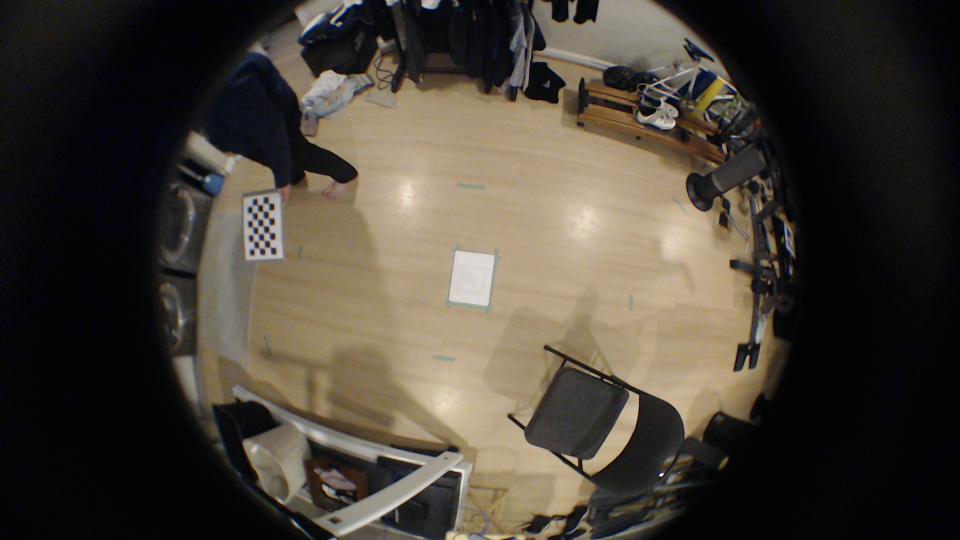
#> input picture CameraCalibration/chessPic107.png, 1920 x 1080 px (shown at 1/2 size); its folder holds 4 pictures in this run
$ python calibrate.py
#> lines starting #> are read from the running program, lines starting #| are printed output that depends on the picture; after the words box and inside, x2 and y2 are one past the last pixel; in counts of white or black regions, pixels touching at a corner belong together
import numpy as np
import cv2
import glob
from tqdm import tqdm
# termination criteria
criteria = (cv2.TERM_CRITERIA_EPS + cv2.TERM_CRITERIA_MAX_ITER, 30, 0.001)
# prepare object points, like (0,0,0), (1,0,0), (2,0,0) ....,(6,5,0)
objp = np.zeros((7*4, 3), np.float32)
objp[:, :2] = np.mgrid[0:7, 0:4].T.reshape(-1, 2)
# Arrays to store object points and image points from all the images.
objpoints = []  # 3d point in real world space
imgpoints = []  # 2d points in image plane.
images = glob.glob("*.png")
goodImages = 0
for fname in tqdm(images):
    img = cv2.imread(fname)
#> img is the input picture: shape (1080, 1920, 3); mean B, G, R 55.5, 65, 71.7
    if img is None:
        print("Check file path")
    gray = cv2.cvtColor(img, cv2.COLOR_BGR2GRAY)
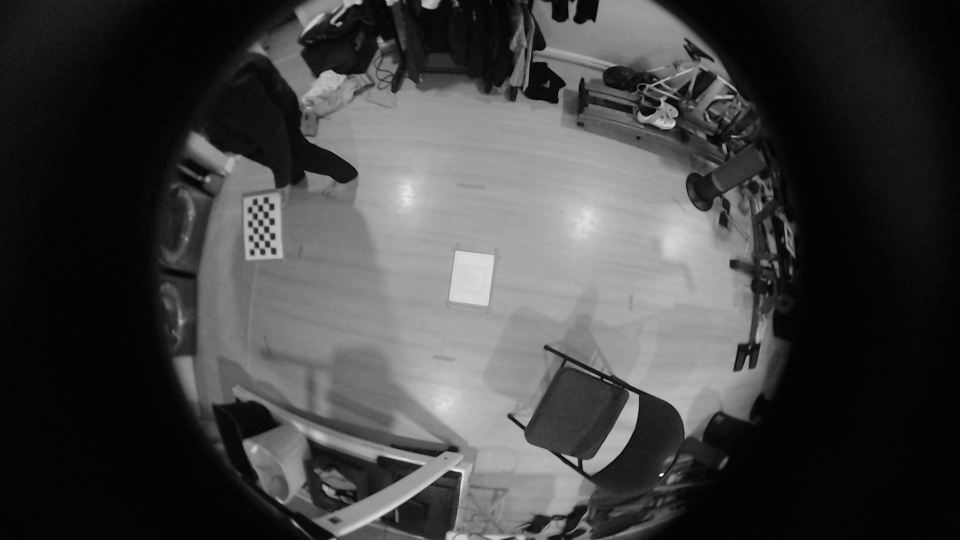
#> gray: shape (1080, 1920) (shown at 1/2 size); min 0, max 253, mean 65.9
    # Find the chess board corners
    ret, corners = cv2.findChessboardCorners(gray, (7, 4), None)
#> ret = False; corners = None
    # If found, add object points, image points (after refining them)
    if ret == True:
        goodImages += 1
        objpoints.append(objp)
        corners2 = cv2.cornerSubPix(gray, corners, (11, 11), (-1, -1), criteria)
        imgpoints.append(corners)
        # Draw and display the corners
        cv2.drawChessboardCorners(img, (7, 4), corners2, ret)
#> pass 2 of the loop `for fname in tqdm(images):`:
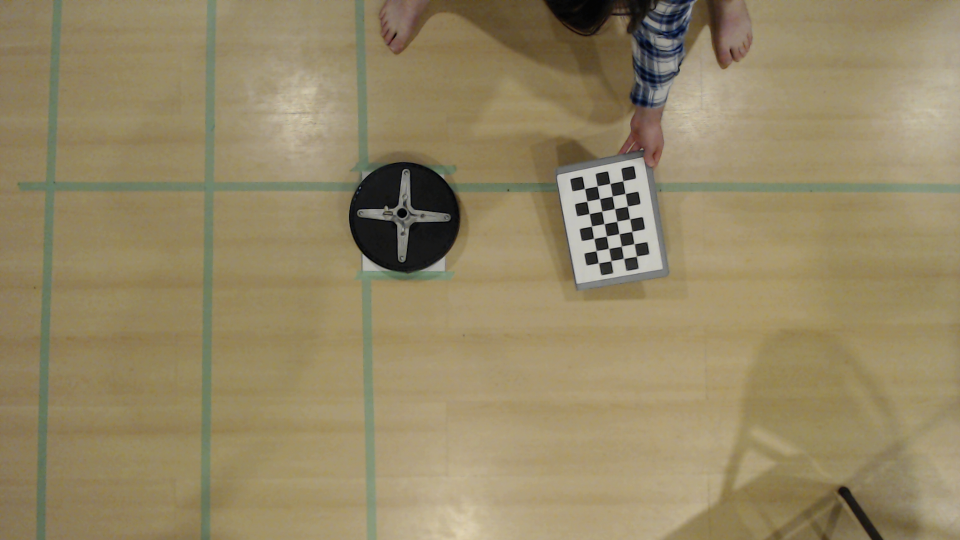
#> input picture CameraCalibration/chessPic114.png, 1920 x 1080 px (shown at 1/2 size)
#> img is the input picture: shape (1080, 1920, 3); mean B, G, R 101.1, 134.8, 148.3
#> `gray = cv2.cvtColor(img, cv2.COLOR_BGR2GRAY)`:
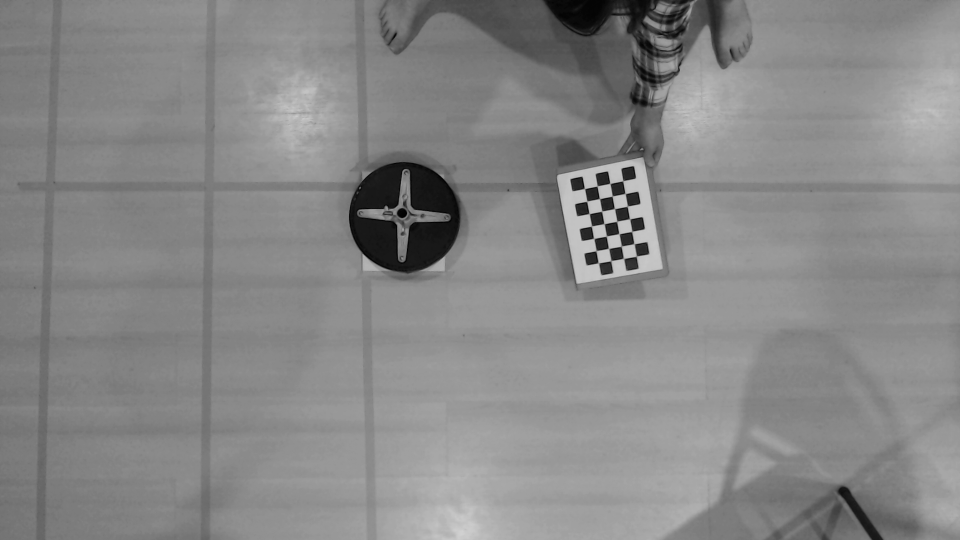
#> gray: shape (1080, 1920) (shown at 1/2 size); min 0, max 209, mean 135
#> ret = True; corners = 28 rows, first 8: [1246, 362.2], [1250.3, 387], [1254.3, 413.6], [1260.4, 438.7], [1263.4, 464.2], [1267.1, 487.5], [1273, 512.9], [1219.7, 367]
#> corners2 = 28 rows, first 8: [1246.1, 362.1], [1250.6, 387.6], [1255, 412.9], [1259.6, 438.2], [1263.9, 463.3], [1268.5, 488], [1273.1, 512.8], [1220.3, 367.4]
#> `cv2.drawChessboardCorners(img, (7, 4), corners2, ret)`:
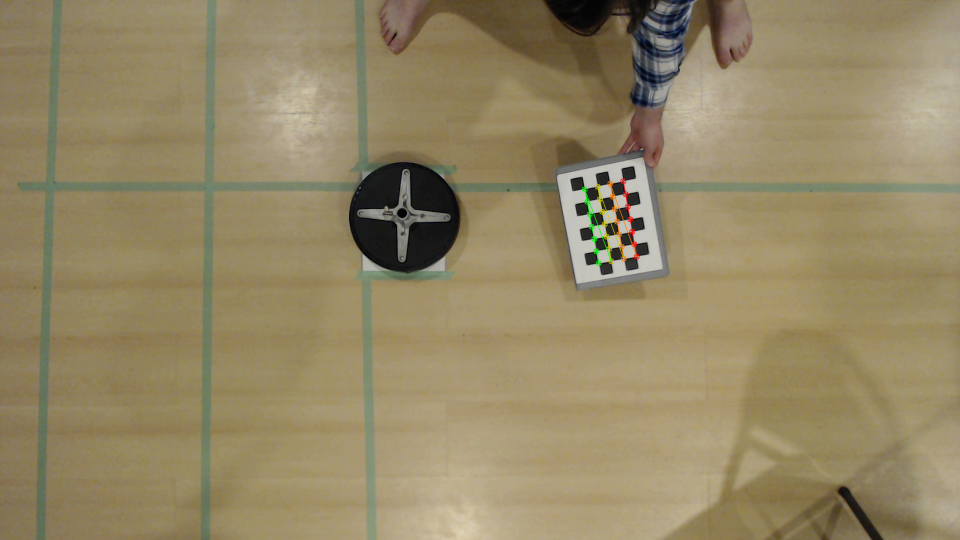
#> img: shape (1080, 1920, 3) (shown at 1/2 size); 0.25% of pixels changed, all inside (x1, y1, x2, y2) = (1163, 356, 1280, 533)
#> pass 3 of the loop `for fname in tqdm(images):`:
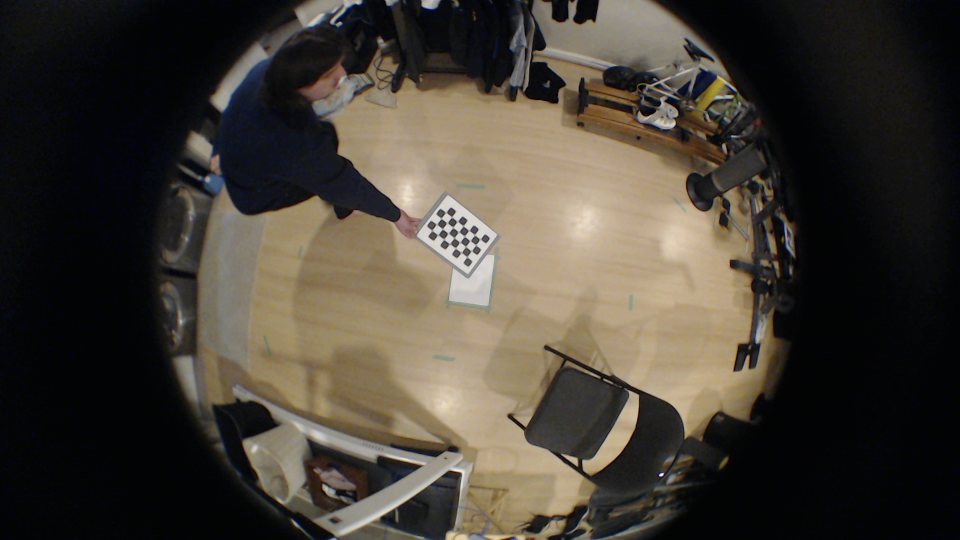
#> input picture CameraCalibration/chessPic128.png, 1920 x 1080 px (shown at 1/2 size)
#> img is the input picture: shape (1080, 1920, 3); mean B, G, R 53.8, 62.8, 69
#> `gray = cv2.cvtColor(img, cv2.COLOR_BGR2GRAY)`:
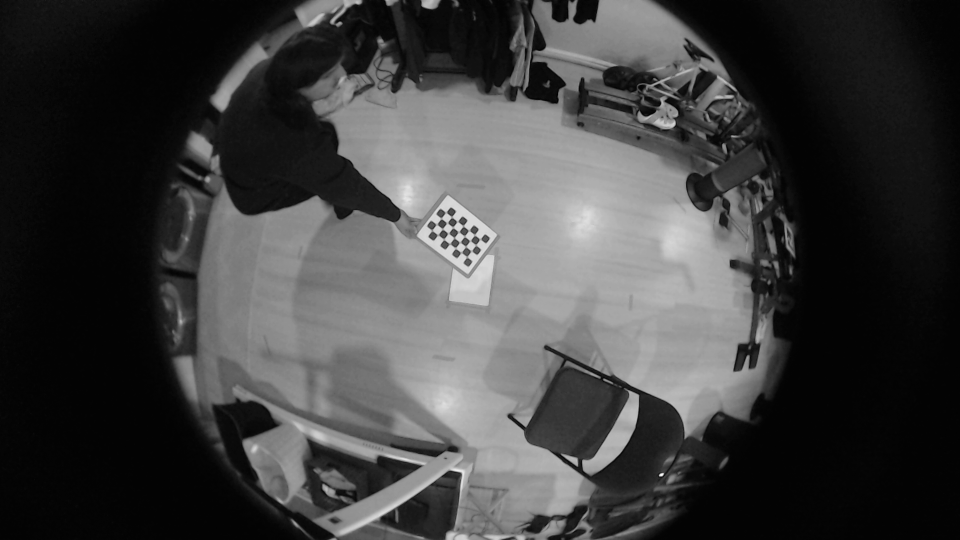
#> gray: shape (1080, 1920) (shown at 1/2 size); min 0, max 253, mean 63.7
#> corners = 28 rows, first 8: [934, 514], [923, 505.5], [911.5, 496.5], [899.5, 487.5], [888, 479], [876, 470], [864.5, 461], [943, 502]
#> corners2 = 28 rows, first 8: [934.4, 513.7], [922.8, 505.6], [911.3, 496.4], [899.8, 488.3], [887.9, 478.9], [876.2, 470.1], [863.9, 460.9], [942.6, 502.4]
#> `cv2.drawChessboardCorners(img, (7, 4), corners2, ret)`:
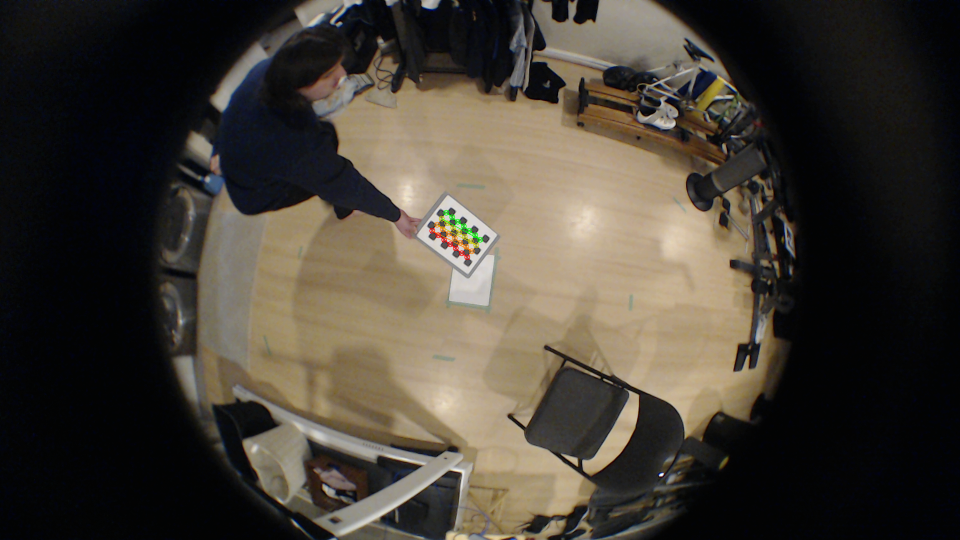
#> img: shape (1080, 1920, 3) (shown at 1/2 size); 0.18% of pixels changed, all inside (x1, y1, x2, y2) = (858, 419, 967, 521)
#> the loop made 4 passes; the first 3 are shown
        #cv2.imshow('img', img)
        # cv2.waitKey(500)
cv2.destroyAllWindows()
print(goodImages)
ret, mtx, dist, rvecs, tvecs = cv2.calibrateCamera(objpoints, imgpoints, gray.shape[::-1], None, None)
print("Camera matrix: \n", mtx)
np.savez('wideAngleCalibration.npz', mtx=mtx, dist=dist)
